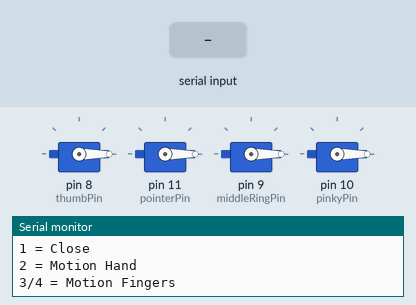
Recording of a sketch running on a simulated Arduino Uno, built with avr-gcc and run on an emulated ATmega328P. Parts: 4 × servo, the last lines printed to the serial monitor. The inputs (shaded band) are chosen by the test bench.

Above: at 1.2 s.
1.3 s: "0" received over Serial
At 1.45 s:
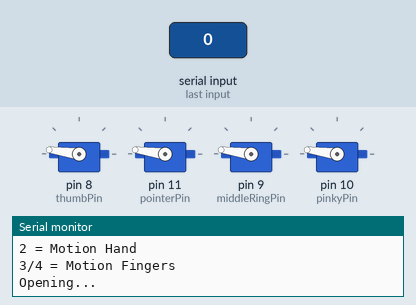
4.3 s: "3" received over Serial
At 4.51 s:
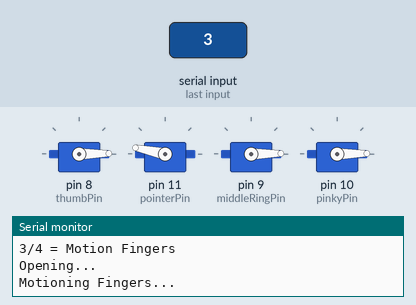
10.3 s: "1" received over Serial
At 12.96 s:
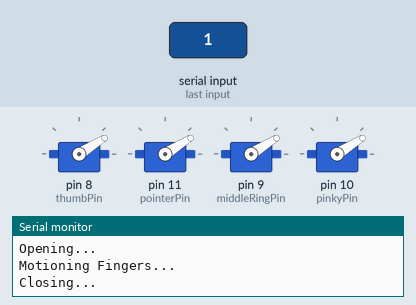
13.3 s: "4" received over Serial
Timing chart, 0 to 24.8 s (numbered marks = the images above; inputs shaded):
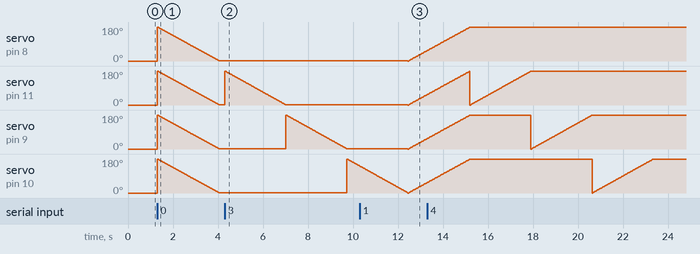

The sketch:

EOH-Final.ino
```cpp
#include <Servo.h>

Servo thumb;
Servo pointer;
Servo middleRing;
Servo pinky;

int position = 0;
int thumbPin = 8;
int pointerPin = 11;
int middleRingPin = 9;
int pinkyPin = 10;

void setup() {
  Serial.begin(9600);

  thumb.attach(thumbPin);
  pointer.attach(pointerPin);
  middleRing.attach(middleRingPin);
  pinky.attach(pinkyPin);

  thumb.write(position);
  pointer.write(position);
  middleRing.write(position);
  pinky.write(position);

  Serial.println("Key: ");
  Serial.println("0 = Open");
  Serial.println("1 = Close");
  Serial.println("2 = Motion Hand");
  Serial.println("3/4 = Motion Fingers");
}

void loop() {
  char input;

  if (Serial.available() > 0) {
    input = Serial.read();

    if (input == '0') {
      Serial.println("Opening...");
      openHand();
    }

    if (input == '1') {
      Serial.println("Closing...");
      closeHand();
    }

    if (input == '2') {
      Serial.println("Motioning Hand...");
      motionHand();
    }

    if (input == '3') {
      Serial.println("Motioning Fingers...");
      motionFingers();
    }

    if (input == '4') {
      Serial.println("Motioning Fingers...");
      motionFingersTwo();
    }
  }
}

void openHand() {
  for (position = 180; position > 0; position--) {
    thumb.write(position);
    pointer.write(position);
    middleRing.write(position);
    pinky.write(position);
    delay(15);
  }
}

void closeHand() {
  for (position = 0; position < 180; position++) {
    thumb.write(position);
    pointer.write(position);
    middleRing.write(position);
    pinky.write(position);
    delay(15);
  }
}

void motionHand() {
  if (position == 0) {
    closeHand();
    openHand();
  }

  if (position == 180) {
    openHand();
    closeHand();
  }
}

void motionFingers() {
  for (position = 180; position > 0; position--) {
    pointer.write(position);
    delay(15);
  }

  for (position = 180; position > 0; position--) {
    middleRing.write(position);
    delay(15);
  }

  for (position = 180; position > 0; position--) {
    pinky.write(position);
    delay(15);
  }
}

void motionFingersTwo() {
  for (position = 0; position < 180; position++) {
    pointer.write(position);
    delay(15);
  }

  for (position = 0; position < 180; position++) {
    middleRing.write(position);
    delay(15);
  }

  for (position = 0; position < 180; position++) {
    pinky.write(position);
    delay(15);
  }
}
```
